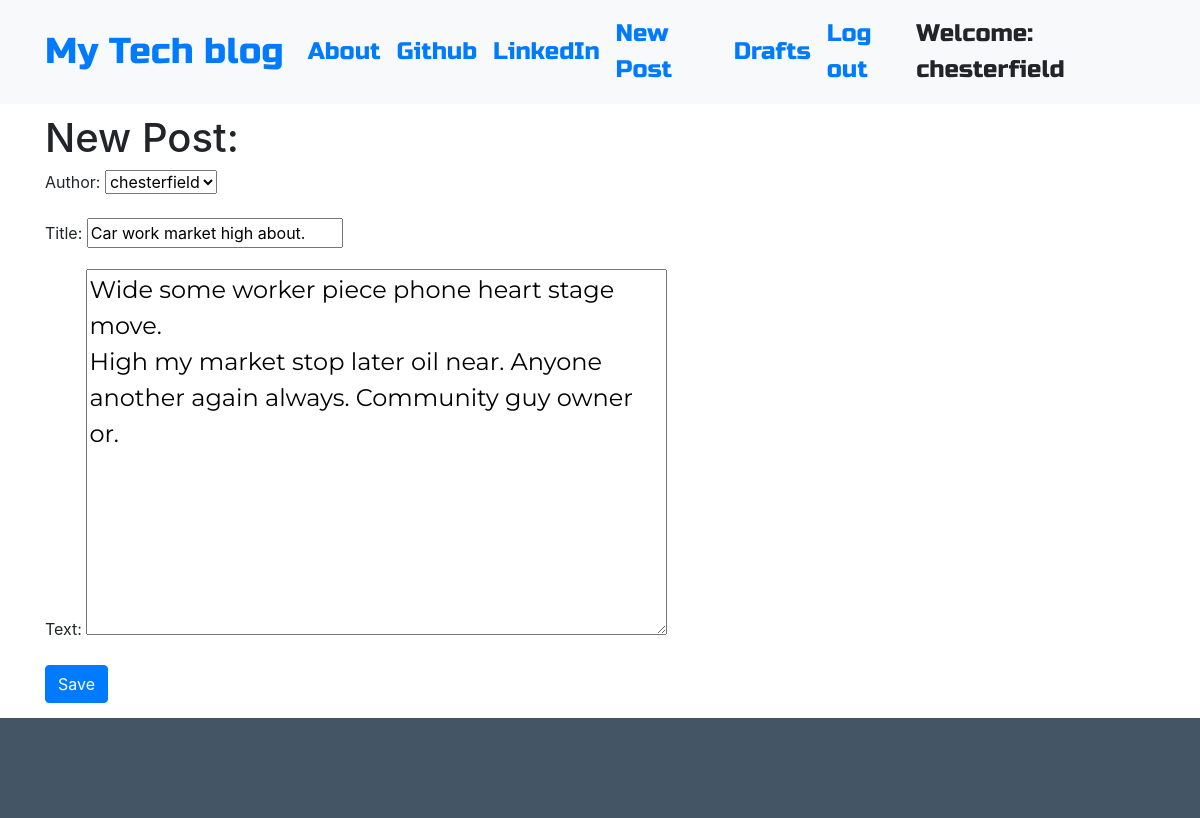
/blog/post/81/edit/ (signed in), run on the app's committed database.
### blog/models.py (models this page shows, shortened)
class Post(models.Model):
    author = models.ForeignKey('auth.User', on_delete=models.CASCADE)
    title = models.CharField(max_length=255)
    text = models.TextField()
    created_date = models.DateTimeField(default=timezone.now)
    published_date = models.DateTimeField(blank=True, null=True)

### blog/views.py (the view)
# urls.py: path('post/<int:pk>/edit/', views.PostUpdateView.as_view(), name='post_edit'),
class PostUpdateView(LoginRequiredMixin, UpdateView):
    login_url = '/login/'
    redirect_field_name = 'blog/post_detail.html'
    form_class = PostForm
    model = Post

### blog/forms.py
class PostForm(forms.ModelForm):
    class Meta:
        model = Post
        fields = ('author','title', 'text', )
        widgets = {
            'title': forms.TextInput(attrs={'class': 'textinputclass'}),
            'text': forms.Textarea(attrs={'class': 'editable medium-editor-textarea postcontent'}),
        }

### blog/templates/blog/post_form.html (shortened to what this page needs)
{% extends 'blog/base.html' %}
{% block content %}
  <h1>New Post:</h1>
  <form method="POST" class="post-form">
    {{ form.as_p }}
    <input type="submit" class='btn btn-primary' value="Save" />
  </form>
{% endblock %}

### blog/templates/blog/base.html (shortened to what this page needs)
<!DOCTYPE html>
{% load static %}
<html>
  <head>
    <link rel="stylesheet" href="https://stackpath.bootstrapcdn.com/bootstrap/4.1.3/css/bootstrap.min.css"
>
    <link href="https://maxcdn.bootstrapcdn.com/font-awesome/4.7.0/css/font-awesome.min.css" rel="stylesheet">
    <link rel="stylesheet" href="//cdn.jsdelivr.net/medium-editor/latest/css/medium-editor.min.css" type="text/css" media="screen" charset="utf-8">
    <link rel="stylesheet" href="{% static 'css/blog.css' %}">
  </head>
  <body class='loader'>
    <nav class="navbar navbar-expand-lg bg-light techfont">
      <div class="container">
        <div class="navbar-nav align-items-center">
          <a class="navbar-brand bigbrand" href="{% url 'post_list' %}">My Tech blog</a>
          <a class="nav-item nav-link" href="{% url 'about' %}">About</a>
          <a class="nav-item nav-link" href="https://www.github.com">Github</a>
          <a class="nav-item nav-link" href="https://www.linkedin.com">LinkedIn</a>
        </div>
        <div class="navbar-nav align-items-center ml-auto">
          {% if user.is_authenticated %}
            <a class="nav-item nav-link" href="{% url 'post_new' %}">New Post</a>
            <a class="nav-item nav-link" href="{% url 'post_draft_list' %}">Drafts</a>
            <a class="nav-item nav-link" href="{% url 'logout' %}">Log out</a>
            <a >Welcome: {{ user.username }}</a>
          {% else %}
            <a class="nav-item nav-link" href="{% url 'login' %}" aria-label="Login">
              <span class="fa fa-user" aria-hidden="true"></span></a>
          {% endif %}
        </div>
      </div>
    </nav>
          <div class="content container">
              <div class="row home-posts">
                  <div class="col-md-8">
                    <div class="blog_posts">
                      {% block content %}
                      {% endblock %}
                    </div>
                  </div>
              </div>
          </div>
    <footer></footer>
  </body>
</html>

### blog/static/css/blog.css (style rules this page uses)
.techfont { font-family: 'Russo One', sans-serif; font-size: 1.5em; margin-bottom: 10px; }
.postcontent { font-family: 'Montserrat'; font-size: 1.5em; }
.bigbrand { font-size: 1.5em; }
footer { position: relative; top: 15px; clear: both; height: 100px; background: #456; }

### data on the page
Post: author "chesterfield", title "Car work market high about.", text "Wide some worker piece phone heart stage move. High my market stop later oil near. Anyone another again always. Community guy owner or."

### other printed values
{{ user.username }} "chesterfield"
